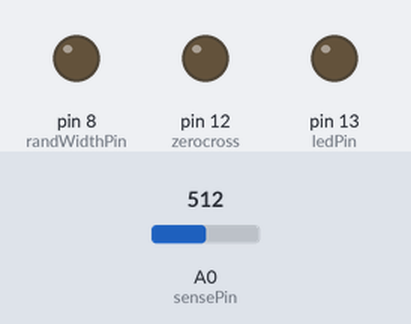
A sketch run on a simulated Arduino Uno, built with avr-gcc and run on an emulated ATmega328P. Parts: output pins drawn as LEDs (lit = HIGH). The test bench sets the inputs (shaded band); at power-on: A0 (sensePin) = 512.

Above: at 1.2 s.
1.3 s: A0 (sensePin) set to 4
2.8 s: A0 (sensePin) set to 1
At 3.77 s:
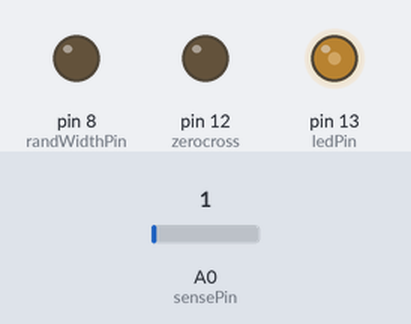
At 4.5 s:
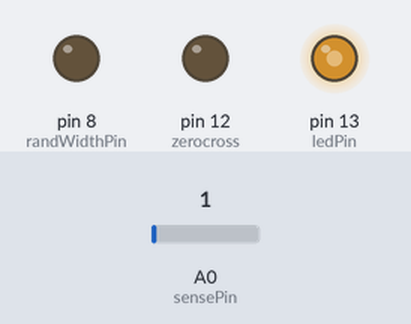
Timing chart, 0 to 14.8 s (numbered marks = the images above; inputs shaded):
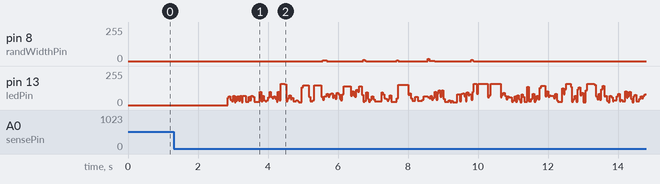

The sketch:

candleExperiments_140412d.ino
```cpp
/*
 *
 * random flicker lamp - candle simulator
 * will need to have defines tweaked to look good
 * sbs/bts, 4-12-14
 *
 */

// initial settings (see below) ...
#define ZERO_THRESHOLD 2    // threshold for "close enough" for zero crossing
#define MAX_BRILLIANCE 10       // min wait microseconds to turn on lamp - 0 = full brilliance
#define MIN_BRILLIANCE 2500     // max wait microseconds to turn on lamp
#define MIN_CYCLES 10     // shortest number of cycles to wait until generating new randoms
#define MAX_CYCLES 120   // longest number of cycles to wait until generating new randoms
#define WAIT_LIMIT 60    // add comment here
#define MOSTLY_ON 500
#define LOW_TIME_LIMIT_DIVISOR 8
#define MOSTLY_ON_MULTIPLIER 8


/*
// more subtle settings ...
#define ZERO_THRESHOLD 10    // threshold for "close enough" for zero crossing
#define MAX_BRILLIANCE 100   // min wait microseconds to turn on lamp - 0 = full brilliance
#define MIN_BRILLIANCE 3000  // max wait microseconds to turn on lamp
#define MIN_CYCLES 50        // shortest number of cycles to wait until generating new randoms
#define MAX_CYCLES 180       // longest number of cycles to wait until generating new randoms
#define WAIT_LIMIT 100       // maximum time which we will hold off before turning on triac
#define MOSTLY_ON 500
#define LOW_TIME_LIMIT_DIVISOR 8
#define MOSTLY_ON_MULTIPLIER 8
*/

const int sensePin =  A0;     // sense pin for detecting zero-crossing
const int randWidthPin = 8;
const int zerocross = 12;
const int ledPin = 13;       // triac connected to this pin

#define CHECK_BIT(var,pos) ((var) & (1<<(pos)))

char binstr[34] = "\0";
void longToBinStr(unsigned long l) {
  for (int b=31; b>=0; b--) {
    // if (bit(l,b))
    if (CHECK_BIT(l, b))
      binstr[31-b] = '1';
    else
      binstr[31-b] = '0';
  }
  binstr[32] = ' ';
  binstr[33] = '\0';
}

/////////// random function ////////////
char printstr[120];
unsigned long t1 = 0, t2 = 0;
unsigned long rnd() {
  unsigned long b;
  b = t1 ^ (t1 >> 2) ^ (t1 >> 6) ^ (t1 >> 7);
  t1 = (t1 >> 1) | (~b << 31);
  b = (t2 << 1) ^ (t2 << 2) ^ (t1 << 3) ^ (t2 << 4);
  t2 = (t2 << 1) | (~b >> 31);
  /*
  // curious how random number generator works ...
  Serial.println("\norder: t1, t2, b");
  longToBinStr(t1);
  Serial.print(binstr);
  longToBinStr(t2);
  Serial.print(binstr);
  longToBinStr(b);
  Serial.println(binstr);
  Serial.print("value returned (t1^t2): ");
  longToBinStr(t1^t2);
  Serial.println(binstr);
  */
   return t1 ^ t2;
}


////////////////// setup //////////////////

void setup() {
  Serial.begin(57600);
  pinMode(ledPin, OUTPUT);       // drives optocoupler
  pinMode(zerocross, OUTPUT);    // pulse at zero crossing
  pinMode(randWidthPin, OUTPUT); // on at zero, off after wait (to verify delay with scope)
  pinMode(sensePin, INPUT);      // use for sense pin to watch recified ac, 0 - 0.7v, 60 cy
}


///////////////// loop ///////////////////

void loop() {
  // start by generating two wait times, as described below ...
  // generate next wait time - the time to wait after zero-crossing before turn-on
  digitalWrite(randWidthPin, 1);
  unsigned long rand = rnd();
  unsigned int waitTime = rand % MIN_BRILLIANCE;                         // limit highest value
  if (waitTime < MAX_BRILLIANCE) waitTime=MAX_BRILLIANCE;                // limit lowest value
  // Serial.print("rand: ");
  // Serial.print(rand);

  // generate next waitCycles - cycles to wait before re-starting loop
  rand = rnd();
  unsigned int waitCycles = rand % MAX_CYCLES;            // limit highest value
  if (waitCycles < MIN_CYCLES) waitCycles=MIN_CYCLES;     // limit lowest value
  // if (waitCycles > WAIT_LIMIT) waitTime /= 2;          // removed in favor of following ...
  if (waitTime > WAIT_LIMIT) waitCycles /= LOW_TIME_LIMIT_DIVISOR;
  if (waitTime < MOSTLY_ON) waitCycles *= MOSTLY_ON_MULTIPLIER;
  digitalWrite(randWidthPin, 0);
  // Serial.print(", rand: ");
  // Serial.println(rand);

  // both randoms generated and tweaked, print them ...
  // Serial.print(", waitTime: ");
  // Serial.print(waitTime);
  // Serial.print(", waitCycles: ");
  // Serial.println(waitCycles);

  // start loop for counting out cycles to run at this delay
  for (int cycles = 0; cycles<waitCycles; cycles++) {
    while (analogRead(sensePin) > ZERO_THRESHOLD);
    // zero crossed, count out wait time
    delayMicroseconds (waitTime);

    // turn on led for long enough to trigger triac
    digitalWrite(ledPin, 1);
    delayMicroseconds(200);
    digitalWrite(ledPin, 0);
    // done for now, go back and wait for next zero-crossing
  }
}


/*
void loop()
{
  // here is where you'd put code that needs to be running all the time.

  // check to see if it's time to blink the LED; that is, is the difference
  // between the current time and last time we blinked the LED bigger than
  // the interval at which we want to blink the LED.
  //if (millis() - previousMillis > interval) {
    // save the last time you blinked the LED
    //previousMillis = millis();

    // if the LED is off turn it on and vice-versa:
    if (ledState == HIGH){
      ledState = LOW;
      delay(random(64,1536));
    }
    else{
      ledState = HIGH;
      delay(random(0,48));
    }
    //int adj = analogRead(adjPin);
    //interval = random(80,adj*2);
    // set the LED with the ledState of the variable:
    digitalWrite(ledPin, ledState);


  //}

}
*/
```

Measured:
- the behaviour switches between 3 and 2 on A0 (sensePin) (found by bisection; images 0 and 1)
- after the input at 1.3 s, every drawn part: stays the same
